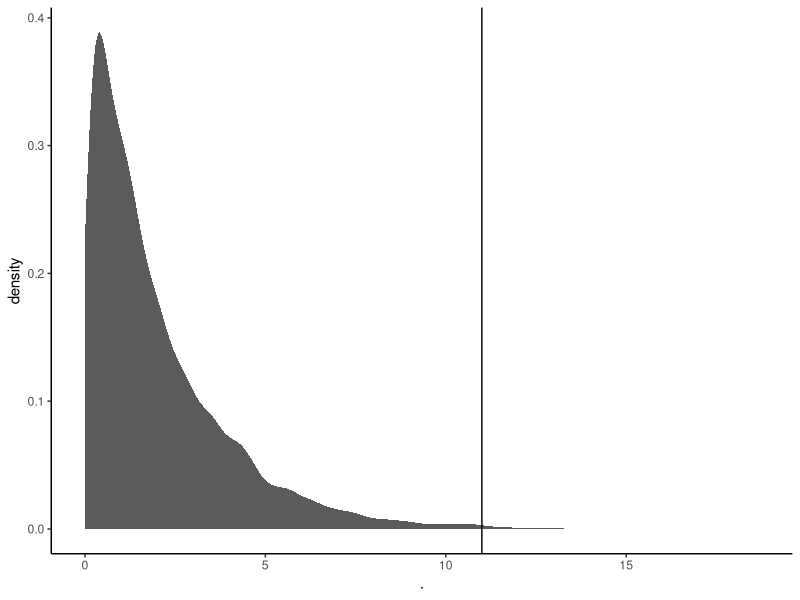

Here is the R script that generated this plot:
## ---- chunk 1
knitr::opts_chunk$set(echo = TRUE)
## ---- chunk 2
library(ggplot2) 
library(tidyr)
library(dplyr)
library(readr)
library(readxl)
library(RColorBrewer)
library(viridis)
## ---- chunk 3
chisq.test(x = c(32, 54, 10), 
           p = c(0.25, 0.5, 0.25))
## ---- chunk 4
#don't worry about this chunck. It simulates a Chi-squared distribution of df = 2 and n = 10^4.
#The vertical line is x = 11, our observed Chi-squared in this experiment 
set.seed(666)
rchisq(n = 10^4, df = 2) %>% 
  as.data.frame() %>% 
  ggplot(aes(x = .)) +
  stat_density(size = 1.2, alpha = 0.8) +
  geom_vline(xintercept = 11) +
  theme_classic()
## ---- chunk 5
chisq.test(x = c(24, 48, 24), p = c(0.25, 0.5, 0.25))
## ---- chunk 6
chisq.test(x = c(7, 11, 2), p = c(0.25, 0.5, 0.25))
## ---- chunk 7
chisq.test(x = rbind(c(15000, 3000),
                     c(9000, 3000))) 
## ---- chunk 8
chisq.test(x = cbind(c(15000, 9000),
                     c(3000, 3000))) 
## ---- chunk 9
fisher.test(x = rbind(c(15000, 3000),
                     c(9000, 3000))) 
## ---- chunk 10
fisher.test(x = rbind(c(8, 2),
                      c(3, 7))) 
## ---- chunk 11
chisq.test(x = rbind(c(8, 2),
                      c(3, 7)))
## ---- chunk 12
fisher.test(x = rbind(c(40, 1960),
                      c(60, 9940)))
## ---- chunk 13
phyper(
  q = 40,
  m = 2000,
  n = 10000,
  k = 100,
  lower.tail = F
)
